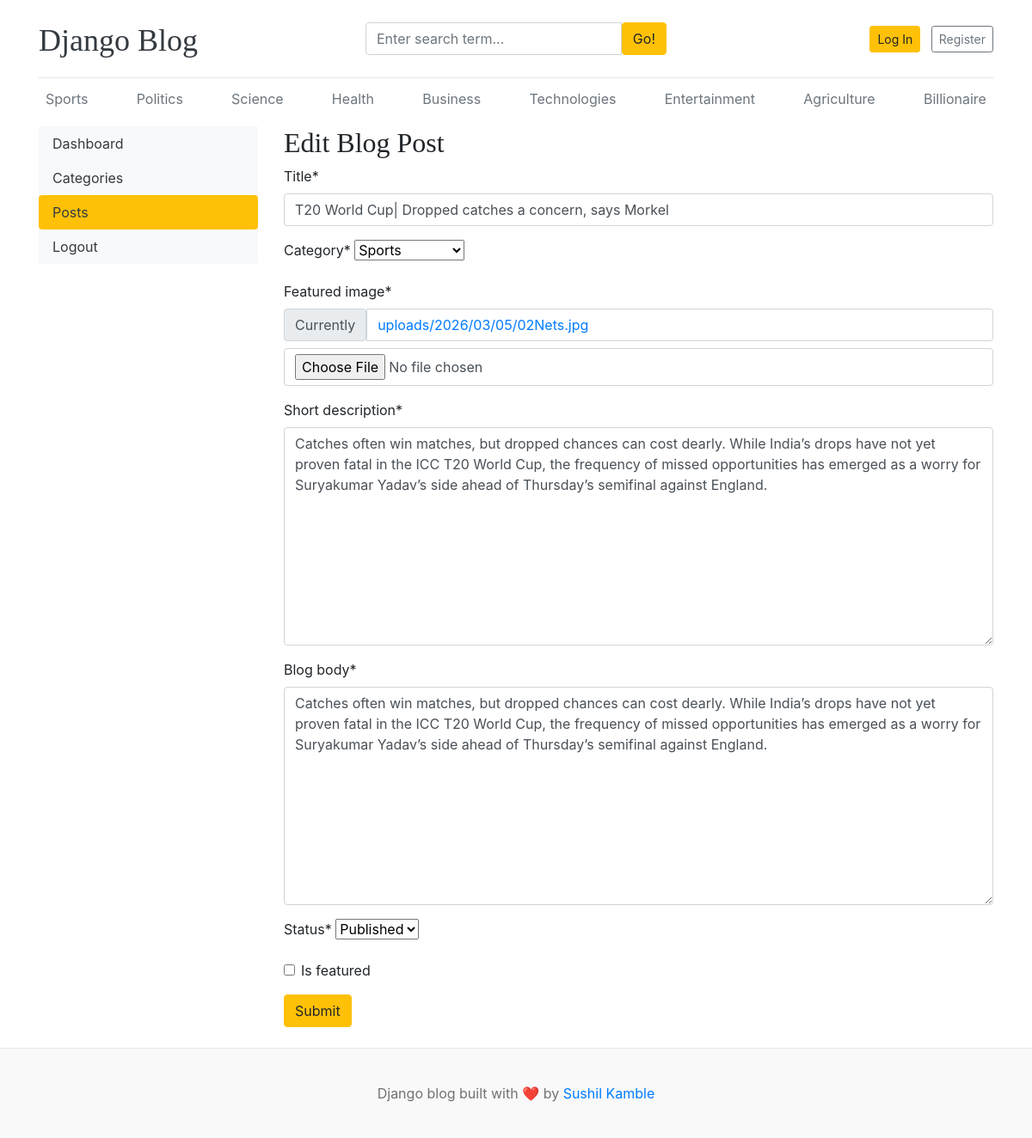
Screenshot of /dashboard/posts/edit/3/ with the database file from the repository.
### blogs/models.py (models this page shows, shortened)
class Category(models.Model):
    category_name = models.CharField(max_length=100, unique=True)
    created_at = models.DateTimeField(auto_now_add=True)
    updated_at = models.DateTimeField(auto_now=True)
    class Meta:
        verbose_name_plural = 'categories'
    def __str__(self):
        return self.category_name

class Blog(models.Model):
    title = models.CharField(max_length=100)
    slug = models.SlugField(max_length=150, unique=True, blank=True)
    category = models.ForeignKey(Category, on_delete= models.CASCADE, )
    author = models.ForeignKey(User, on_delete=models.CASCADE)
    featured_image = models.ImageField(upload_to='uploads/%Y/%m/%d')
    short_description = models.TextField(max_length=500)
    blog_body = models.TextField(max_length=2000)
    status = models.CharField(max_length=50, choices=STATUS_CHOICES, default="Draft")
    is_featured = models.BooleanField(default=False)
    created_at = models.DateTimeField(auto_now_add=True)
    updated_at = models.DateTimeField(auto_now=True)

### dashboards/views.py (the view, shortened to what this page needs)
# urls.py: path('posts/edit/<int:pk>/', views.edit_post, name='edit_post'),
def edit_post(request, pk):
    post = get_object_or_404(Blog, pk=pk)
    form = BlogPostForm(instance=post)
    context = {
        'form' : form,
        'post' : post,
    }
    return render(request, 'dashboard/edit_post.html', context)

### dashboards/forms.py
class BlogPostForm(forms.ModelForm):
    class Meta:
        model = Blog
        fields = ('title', 'category', 'featured_image', 'short_description',
                'blog_body', 'status', 'is_featured')

### blogs/context_processors.py (called while the page is built)
def get_categories(request):
    categories = Category.objects.all()
    return dict(categories=categories)

def get_social_links(request):
    socialLinks = SocialLinks.objects.all()
    return dict(socialLinks = socialLinks)

### templates/dashboard/edit_post.html (shortened to what this page needs)
{% extends 'base.html' %}
{% block content %}
    {% load crispy_forms_tags %}
    <div class="row">
        {% include 'dashboard/sidebar.html' %}
        <div class="col-md-9">
            <h2>Edit Blog Post</h2>
            <form action="{% url 'edit_post' post.id %}" method="POST" enctype="multipart/form-data">
                {{ form | crispy }}
                <button type="submit" class="btn btn-warning">Submit</button>
            </form>
            <br>
        </div>
    </div>
{% endblock %}

### templates/base.html (shortened to what this page needs)
{% load static %}
<!DOCTYPE html>
<html lang="en">
<head>
    <link href="https://getbootstrap.com/docs/4.0/dist/css/bootstrap.min.css" rel="stylesheet">
    <link href="{% static 'css/blog.css' %}" rel="stylesheet">
    <link rel="stylesheet" href="https://cdnjs.cloudflare.com/ajax/libs/
font-awesome/5.15.2/css/all.min.css" />
</head>
<body>
    <div class="container">
        <header class="blog-header py-3">
            <div class="row flex-nowrap justify-content-between align-items-center">
                <div class="col-4 pt-1">
                    <a class="blog-header-logo text-dark" href="/">Django Blog</a>
                </div>
                <div class="col-4">
                    <form action="{% url 'search' %}" method="GET">
                        <div class="input-group">
                            <input class="form-control" type="text" value="{{ keyword }}" name="keyword"
                                placeholder="Enter search term..." aria-label="Enter search term..."
                                aria-describedby="button-search" />
                            <button type="submit" class="btn btn-warning" id="button-search" type="button">Go!</button>
                        </div>
                    </form>
                </div>
                <div class="col-4 d-flex justify-content-end align-items-center">
                    {% if not user.is_authenticated %}
                    <a class="btn btn-sm btn-warning" href="{% url 'login' %}">Log In</a>&nbsp;
                    <a class="btn btn-sm btn-outline-secondary ml-2" href="{% url 'register' %}">Register</a>
                    {% else %}
                    <span><a href="{% url 'dashboard' %}">Dashboard</a></span>
                    &emsp;
                    <span><button class="btn btn-warning"><a href="{% url 'logout' %}">Logout</a></button></span>
                    {% endif %}
                </div>
            </div>
        </header>
        <div class="nav-scroller py-1 mb-2">
            <nav class="nav d-flex justify-content-between">
                {% for cat in categories %}
                <a class="p-2 text-muted" href="{% url 'posts_by_category' cat.id %}">
                    {{ cat.category_name }}
                </a>
                {% endfor %}
            </nav>
        </div>
        {% block content %}
        {% endblock %}
    </div>
    <footer class="blog-footer">
        <p>Django blog built with ❤️ by <a href="#">Sushil Kamble</a></p>
    </footer>
</body>
</html>

### blog_main/static/css/blog.css (style rules this page uses)
.blog-header { border-bottom: 1px solid #e5e5e5; }
.blog-header-logo { font-family: "Playfair Display", Georgia, "Times New Roman", serif ; font-size: 2.25rem; }
h1, h2, h3, h4, h5, h6 { font-family: "Playfair Display", Georgia, "Times New Roman", serif ; }
.blog-footer { padding: 2.5rem 0; color: #727272; text-align: center; background-color: #f9f9f9; border-top: .05rem solid #e5e5e5; }
.blog-footer p:last-child { margin-bottom: 0; }

### rows the page displays
Category: category_name "Sports"
Category: category_name "Politics"
Category: category_name "Science"
Category: category_name "Health"
Category: category_name "Business"
Category: category_name "Technologies"
Category: category_name "Entertainment"
Category: category_name "Agriculture"
Category: category_name "Billionaire"
Blog: title "T20 World Cup| Dropped catches a concern, says Morkel", category "Sports", short_description "Catches often win matches, but dropped chances can cost dearly. While India’s drops have not yet proven fatal in the ICC T20 World Cup, the frequency of missed opportunities has emerged as a worry for Suryakumar Yadav’s side ahead of Thursday’s semifinal against England.", blog_body "Catches often win matches, but dropped chances can cost dearly. While India’s drops have not yet proven fatal in the ICC T20 World Cup, the frequency of missed opportunities has emerged as a worry for Suryakumar Yadav’s side ahead of Thursday’s semifinal against England.", status "Published"
